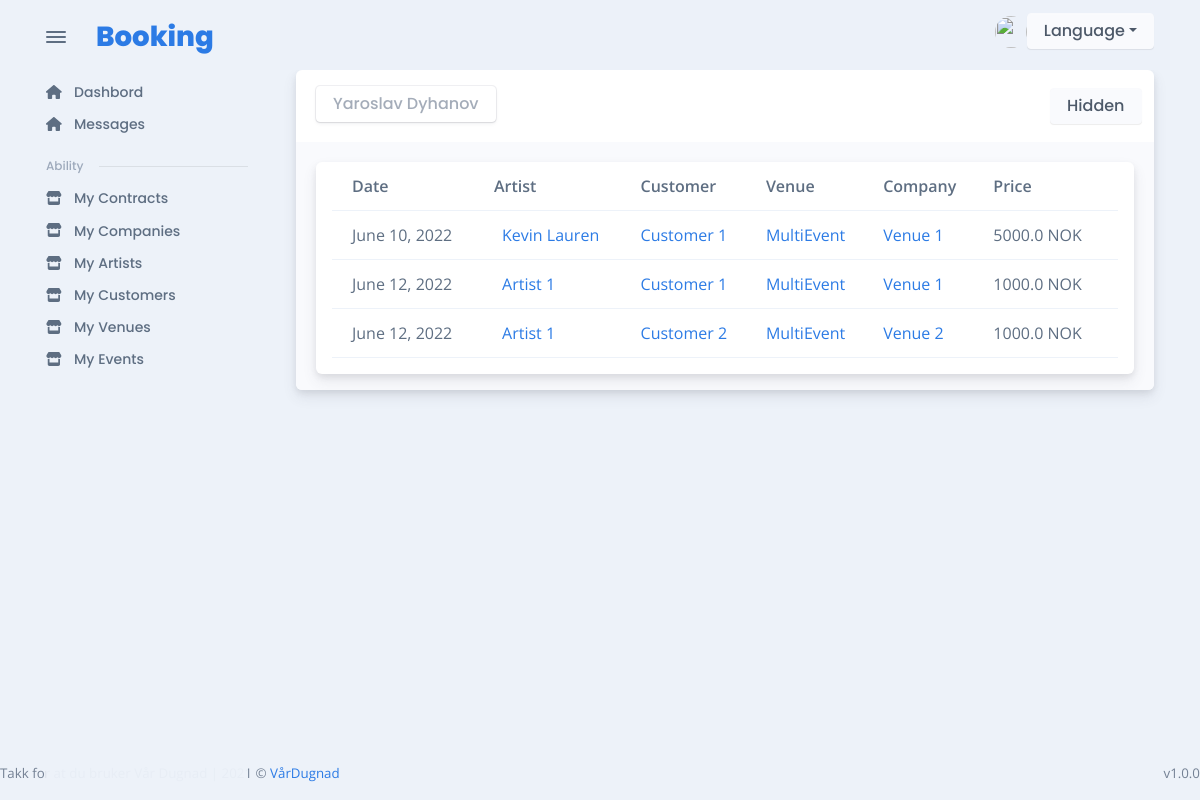
The app's page /en/contract/user_contracts/12/visible/ (signed in), older data.
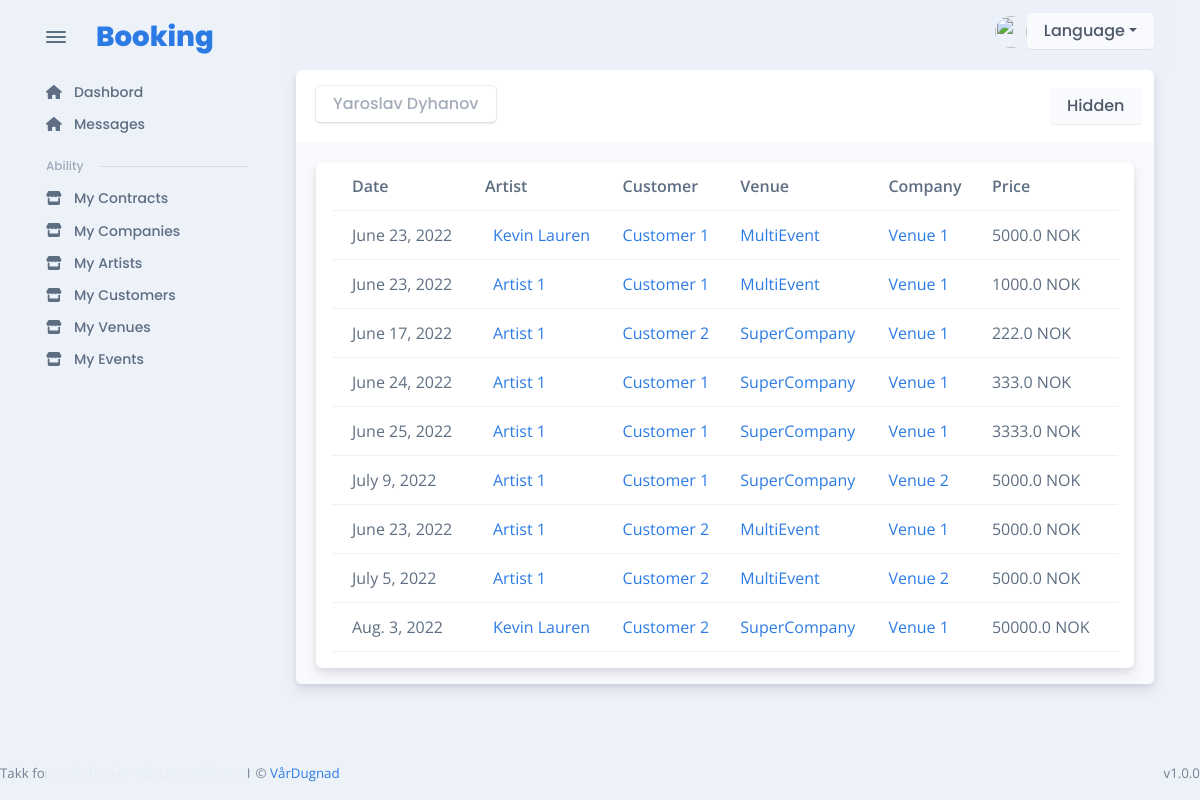
The same page, newer data.
### contract/models.py (models this page shows, shortened)
class Contract(models.Model):
    artist = models.ForeignKey(
        Artist, verbose_name=("Contract artist"), on_delete=models.CASCADE, null=True
    )
    customer = models.ForeignKey(
        Customer, verbose_name=("Customer"), on_delete=models.CASCADE, null=True
    )
    company = models.ForeignKey(
        Company, verbose_name=("Company"), on_delete=models.CASCADE, null=True
    )
    venue = models.ForeignKey(
        Venue, verbose_name=("Venue"), on_delete=models.CASCADE, null=True
    )
    price = models.FloatField(("Price"), max_length=255)
    payment_methods = models.TextField(("Payment Methods"), null=True)
    date = models.DateField("Date", null=True)
    comment = models.TextField(("Comment"), blank=True, null=True)
    visible = models.BooleanField(("Visible"), default=True, null=True)
    signed = models.BooleanField(("Signed"), default=False, null=True)
    ADITIONAL_STAFF_CHOICES = (
        ("Reise", "Reise"),
        ("Hotell", "Hotell"),
        ("Tono", "Tono"),
        ("Interntransport", "Interntransport"),
        ("Middag", "Middag"),
        ("Lunsj", "Lunsj"),
        ("Teknikk", "Teknikk"),
    )
    aditional_staff = MultiSelectField(choices=ADITIONAL_STAFF_CHOICES, null=True)
    contract = RichTextField("Artist Contract", null=True, blank=True)
    contract_pdf_url = models.CharField(
        ("Contract PDF"), max_length=150, null=True, blank=True
    )
    class Meta:
        unique_together = ("artist", "customer", "date")

### artist/models.py (models this page shows, shortened)
class Artist(models.Model):
    name = models.CharField("name", max_length=255, unique=True)
    technical_raider = RichTextField("technical raider")
    hospitality_raider = RichTextField("technical raider")
    active = models.BooleanField(default=True)

### customer/models.py (models this page shows, shortened)
class Customer(models.Model):
    organization_number = models.CharField(
        "Organization number", max_length=255, unique=True
    )
    name = models.CharField("Name", max_length=255, unique=True)
    address = models.CharField("Address", max_length=255)
    zip_code = models.CharField("Zip Code", max_length=255)
    city = models.CharField("City", max_length=255)
    active = models.BooleanField(default=True)

### company/models.py (models this page shows, shortened)
class Company(models.Model):
    organization_number = models.CharField(("Organozation Number"), max_length=150)
    name = models.CharField(("Name"), max_length=150)
    address = models.CharField(("Address"), max_length=150)
    zip_code = models.CharField(("Zip Code"), max_length=50)
    city = models.CharField(("City"), max_length=50)
    terms = RichTextField("Terms", null=True)
    icon = models.FileField(("icon"), upload_to="category_image", null=True)
    active = models.BooleanField(("Active"), default=True)

### venue/models.py (models this page shows, shortened)
class Venue(models.Model):
    name = models.CharField("Name", max_length=255)
    address = models.CharField("Address", max_length=255)
    zip_code = models.CharField("Zip Code", max_length=255)
    city = models.CharField("City", max_length=255)
    phone = models.CharField("Phone", max_length=255)
    email = models.EmailField("Email", max_length=255)
    capacity = models.CharField("Capacity", max_length=255)
    opening = models.TimeField(("Opening Time"), auto_now=False, auto_now_add=False)
    closing = models.TimeField(("Closing Time"), auto_now=False, auto_now_add=False)
    age_limit = models.IntegerField(("Age Limit"))
    comment = models.TextField(("Comment"), blank=True)
    equipment = models.TextField(("Equipment"), blank=True)
    POWER_CHOICES = (
        ("32 Amp Blå", "32 Amp Blå"),
        ("32 Amp rød", "32 Amp rød"),
        ("63 Amp Blå", "63 Amp Blå"),
        ("63 Amp rød", "63 Amp rød"),
    )
    power = MultiSelectField(choices=POWER_CHOICES)
    active = models.BooleanField(default=True)

### contract/views.py (the view)
def get_visible_contracts_for_user(request, user_id):
    user = user_handle.get_user_by_id(user_id)
    try:
        contracts = handle_contract.get_contracts_for_user(user)
    except Exception as err:
        print(err)
        messages.error(request, "Something went wrong")
    return render(
        request,
        "contract/contracts_for_user.html",
        {"contracts": contracts, "hidden": False},
    )

### artist/templatetags/artist_tags.py (called while the page is built)
@register.filter
def has_access_to_artist(user):
    return ArtistAccess.objects.filter(access=user)

@register.filter
def get_name_hidden_block_contract(contract_id):
    return f"contract_id_hidden_block_{contract_id}"

@register.filter
def is_allowed_to_change(user, contract):
    return ContractEventTeam.objects.filter(contract=contract, user=user, role="admin")

@register.filter
def user_company_admin(user):
    return CompanyAccess.objects.filter(access=user, admin=True)

### contract/services/handle_contract.py (called while the page is built)
def get_contracts_for_user(user, visible=True):
    customer_ids = [
        el.customer.id for el in CustomerAccess.objects.filter(access=user, admin=True)
    ]
    contract_ids = [
        el.contract.id for el in ContractEventTeam.objects.filter(user=user)
    ]
    return Contract.objects.filter(id__in=contract_ids, visible=visible)

### customer/templatetags/customer_tags.py (called while the page is built)
@register.filter
def has_access_to_customer(user):
    return CustomerAccess.objects.filter(access=user)

@register.filter
def user_hass_access_to_contract(user):
    if user.is_authenticated:
        return ContractEventTeam.objects.filter(user=user)

### event/templatetags/event_tags.py (called while the page is built)
@register.filter
def has_access_to_event(user):
    return EventTeam.objects.filter(user = user)

### templates/contract/contracts_for_user.html (shortened to what this page needs)
{% extends 'base/auth_base.html' %}
{% load static %}
{% load widget_tweaks %}
{% load artist_tags %}
{% block link %}
    <link rel="stylesheet" href="{% static  'css/artist_events.css' %}">
{% endblock link %}
{% block content %}
<div class="card">
  <div class="card-header">
    <div class="row flex-between-center">
      <div class="col-4 col-sm-auto  align-items-center pe-0" style="width:99%; display: flex; justify-content: space-between;">
        <div class="btn btn-falcon-default me-1 mb-1 disabled">{{user.get_full_name}}</div>
        <div class="block">
            {% if not hidden %}
                <a class="btn btn-light" href="{% url 'get_hidden_contracts_for_user' user.id %}">Hidden</a>
            {% else %}
                <a class="btn btn-success" href="{% url 'get_visible_contracts_for_user' user.id %}">Visible</a>
            {% endif %}
        </div>
      </div>
    </div>
  </div>
  <div class="card-body bg-light pb-0">
      {% if contracts|length %}
      <div class="container">
        <div class="row" id="main">
            <div class="card mb-3" style="max-width: 1800px;">
                <div class="row g-0" id="row_row">
                    <table class="table table-hover table-striped overflow-hidden contract_table_list">
                    <thead>
                        <tr>
                        <th scope="col">Date</th>
                        <th scope="col">Artist</th>
                        <th scope="col">Customer</th>
                        <th scope="col">Venue</th>
                        <th scope="col">Company</th>
                        <th score="col">Price</th>
                        </tr>
                    </thead>
                    <tbody>
                        {% for contract in contracts %}
                            <tr class="align-middle table_contract_main_row" id="{{contract.id|get_name_hidden_block_contract}}">
                                <td>{{contract.date}}</td>
                                <td class="text-nowrap">
                                    <div class="d-flex align-items-center">
                                    <div class="ms-2"><a href="{% url 'artist_details' contract.artist.id %}">{{contract.artist.name}}</a></div>
                                    </div>
                                </td>
                                <td><div class="block">
                                    <a href="{% url 'customer_details' contract.customer.id %}">{{contract.customer.name}}</a>
                                </div></td>
                                <td><div class="block">
                                    <a href="{% url 'get_company_details' contract.company.id %}">{{contract.company.name}}</a>
                                </div></td>
                                <td><div class="block">
                                    <a href="{% url 'get_venue_details' contract.venue.id %}">{{contract.venue.name}}</a>
                                </div></td>
                                <td>{{contract.price}} <span>NOK</span></td>
                            </tr>
                        {% endfor %}
                    </tbody>
                    </table>
                    </div>
                </div>
            </div>
        </div>
    </div>
      {% else %}
        {% if hidden %}
            <p>There is no any hidden contract</p>
        {% else %}
            <p>This custoer has no contarct</p>
        {% endif %}
      {% endif %}
    </div>
  </div>
  </div>
{% endblock %}

Row changes from the older to the newer data that the page shows:
removed Contract: date "June 12, 2022", artist.name "Artist 1", customer.name "Customer 2", company.name "MultiEvent", venue.name "Venue 2", price "1000.0"
changed Contract (number 1 of 9 on the later page): date "June 10, 2022" → "June 23, 2022"
changed Contract (number 2 of 9 on the later page): date "June 12, 2022" → "June 23, 2022"
added Contract: date "June 17, 2022", artist.name "Artist 1", customer.name "Customer 2", company.name "SuperCompany", venue.name "Venue 1", price "222.0"
added Contract: date "June 24, 2022", artist.name "Artist 1", customer.name "Customer 1", company.name "SuperCompany", venue.name "Venue 1", price "333.0"
added Contract: date "June 25, 2022", artist.name "Artist 1", customer.name "Customer 1", company.name "SuperCompany", venue.name "Venue 1", price "3333.0"
added Contract: date "July 9, 2022", artist.name "Artist 1", customer.name "Customer 1", company.name "SuperCompany", venue.name "Venue 2", price "5000.0"
added Contract: date "June 23, 2022", artist.name "Artist 1", customer.name "Customer 2", company.name "MultiEvent", venue.name "Venue 1", price "5000.0"
added Contract: date "July 5, 2022", artist.name "Artist 1", customer.name "Customer 2", company.name "MultiEvent", venue.name "Venue 2", price "5000.0"
added Contract: date "Aug. 3, 2022", artist.name "Kevin Lauren", customer.name "Customer 2", company.name "SuperCompany", venue.name "Venue 1", price "50000.0"
